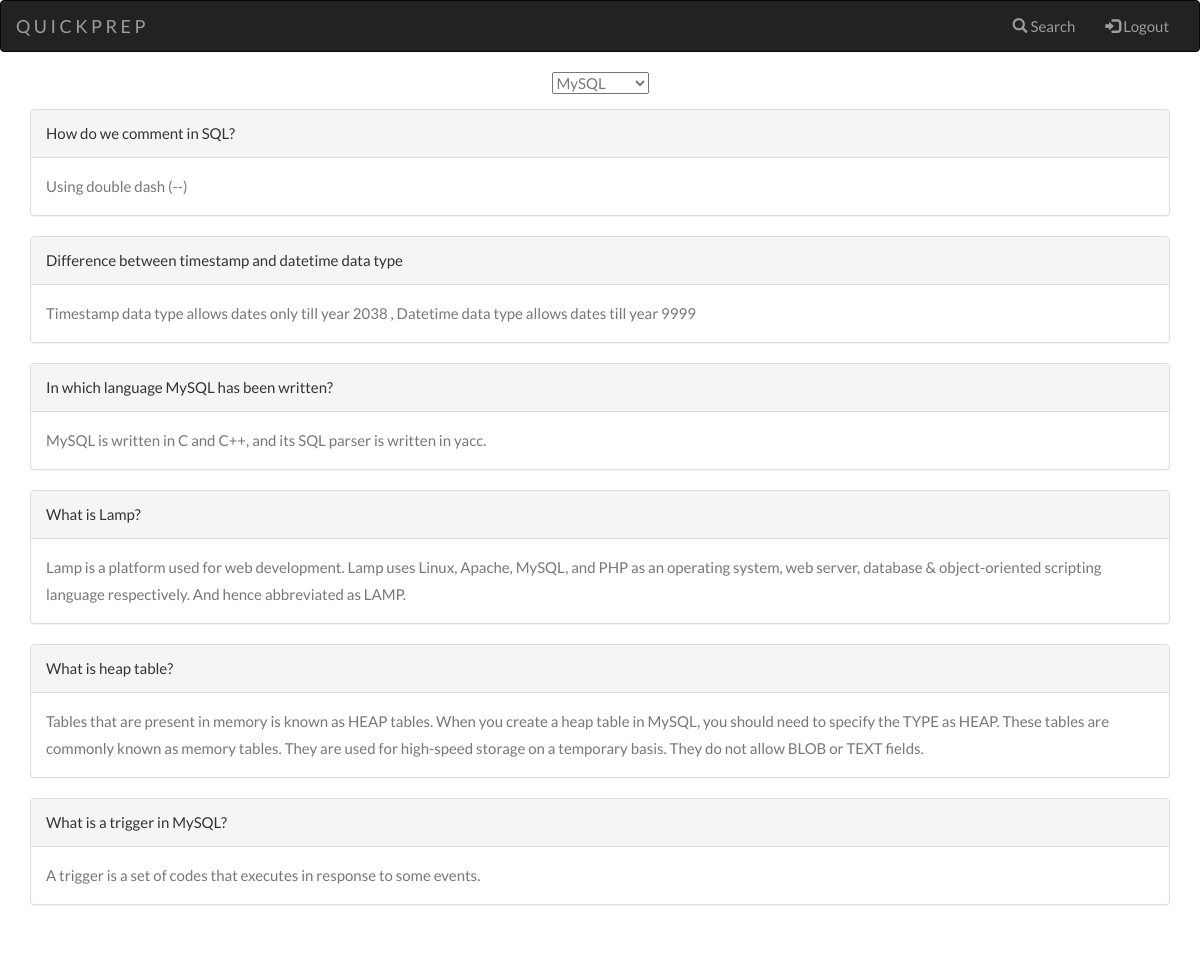
The app's page /home/ (signed in), older data.
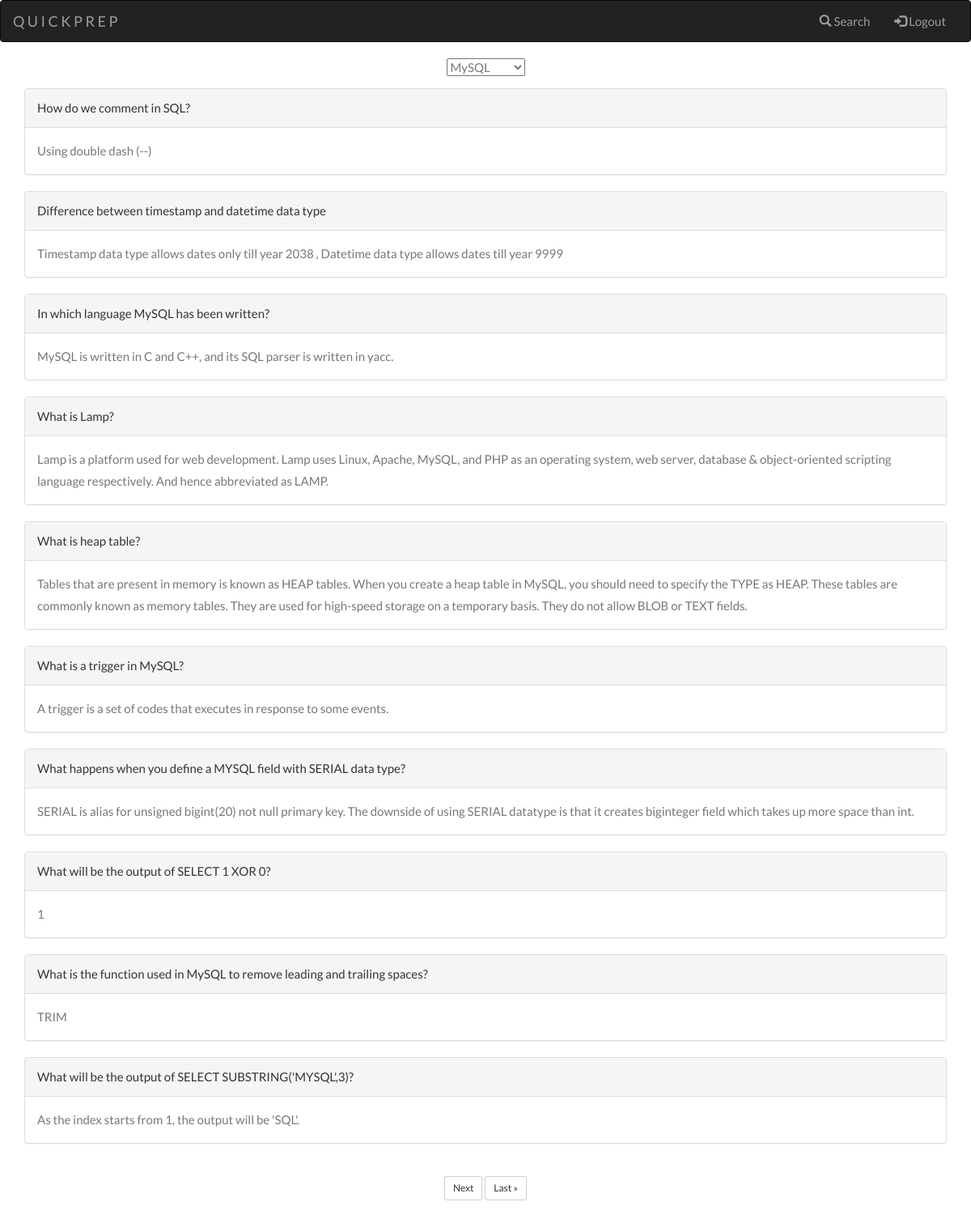
The same page, newer data.
### content/models.py (models this page shows, shortened)
class Questions(models.Model):
    subject=models.ForeignKey(Subjects,on_delete=models.CASCADE)
    question = models.TextField(blank=False)
    answer = models.TextField(blank=False)

### content/views.py (the view)
# urls.py: path('home/',content_views.home,name='home'),
def home(request):
    questions_list = Questions.objects.filter(subject_id=1)
    subjects_list = Subjects.objects.all()
    selectedsub=1
    if request.method=='POST':
        selectedsub = request.POST["selectedsubject"]
        questions_list=Questions.objects.filter(subject_id=selectedsub)
    paginator = Paginator(questions_list,10) # Show 25 contacts per page.
    page_number = request.GET.get('page')
    page_obj = paginator.get_page(page_number)
    return render(request, 'home.html', {'page_obj': page_obj,'subjects':subjects_list,'currsub':int(selectedsub)})

### content/templates/home.html (shortened to what this page needs)
{% extends 'base.html' %}
{% block content %}
    {% if user.is_authenticated %}
<div class="container">
    <div id="header">
      <center>
        <form method="post"  action="{%url 'home'%}" >
            <select name="selectedsubject" id="subjectoptions" onchange="this.form.submit()">
                {% for sub in subjects %}
                {% if currsub == sub.id %}
                  <option value="{{sub.id}}" selected><p>{{sub.subject}}</p></option>
                {% else %}
                <option value="{{sub.id}}"><p>{{sub.subject}}</p></option>
                {%endif%}
                {% endfor %}
            </select>
        </form>
    </center>
            {% for item in page_obj %}
            <div class="panel panel-default">
                <div class="panel-heading">{{item.question}}</div>
                <div class="panel-body">{{item.answer}}</div>
              </div>
              {% endfor %}
            </div>
    </div>
    <center>
        {% if page_obj.has_next %}
        <ul class="pagination">
            <a href="?page={{ page_obj.next_page_number }}" class="btn btn-default btn-sm">Next</a>
            <a href="?page={{ page_obj.paginator.num_pages }}" class="btn btn-default btn-sm">Last &raquo;</a>
        </ul>
        {% endif %}
        {% else%}
            <p> You need to login first, <a href="{% url 'login' %}">login</a></p>
        {% endif %}
        </center>
        <br><br>
{% endblock %}

Row changes from the older to the newer data that the page shows:
added Questions: question "What happens when you define a MYSQL field with SERIAL data type?", answer "SERIAL is alias for unsigned bigint(20) not null primary key. The downside of using SERIAL datatype is that it creates biginteger field which takes up more space than int."
added Questions: question "What will be the output of SELECT 1 XOR 0?", answer "1"
added Questions: question "What is the function used in MySQL to remove leading and trailing spaces?", answer "TRIM"
added Questions: question "What will be the output of SELECT SUBSTRING('MYSQL',3)?", answer "As the index starts from 1, the output will be 'SQL'."
Text that changed along with them:
text now shown: "Next Last »"
